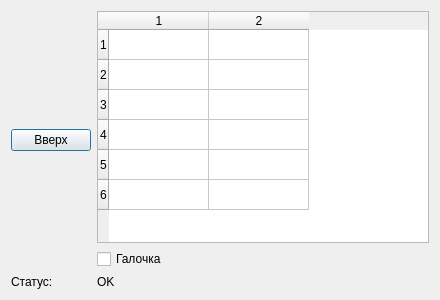
<?xml version="1.0" encoding="UTF-8"?>
<ui version="4.0"><class>Dialog</class><widget class="QDialog" name="Dialog"><property name="geometry"><rect><x>0</x><y>0</y><width>440</width><height>300</height></rect></property><property name="windowTitle"><string>#023 grid/108_span_rowspan_align</string></property><layout class="QGridLayout" name="gridLayout"><property name="leftMargin"><number>11</number></property><property name="topMargin"><number>11</number></property><property name="rightMargin"><number>11</number></property><property name="bottomMargin"><number>11</number></property><property name="spacing"><number>6</number></property><item row="0" column="0" rowspan="2" alignment="Qt::AlignHCenter|Qt::AlignVCenter"><widget class="QPushButton" name="b1"><property name="text"><string>Вверх</string></property></widget></item><item row="0" column="1"><widget class="QTableWidget" name="table"><property name="rowCount"><number>6</number></property><property name="columnCount"><number>2</number></property></widget></item><item row="1" column="1"><widget class="QCheckBox" name="c1"><property name="text"><string>Галочка</string></property><property name="checked"><bool>false</bool></property></widget></item><item row="2" column="0"><widget class="QLabel" name="l1"><property name="text"><string>Статус:</string></property></widget></item><item row="2" column="1"><widget class="QLabel" name="l2"><property name="text"><string>OK</string></property></widget></item></layout></widget></ui>
